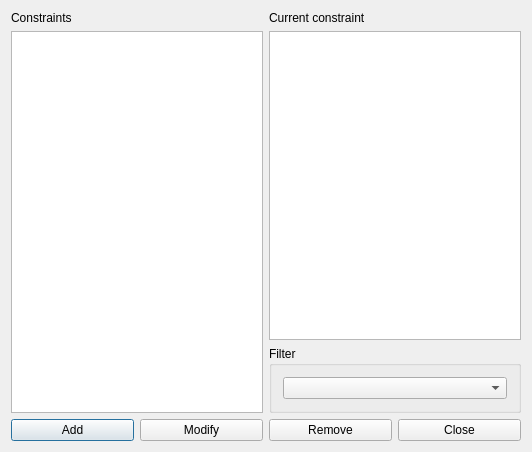
<?xml version="1.0" encoding="UTF-8"?>
<ui version="4.0">
 <class>ConstraintStudentsSetMaxMorningsPerWeekForm_template</class>
 <widget class="QDialog" name="ConstraintStudentsSetMaxMorningsPerWeekForm_template">
  <property name="geometry">
   <rect>
    <x>0</x>
    <y>0</y>
    <width>532</width>
    <height>452</height>
   </rect>
  </property>
  <property name="windowTitle">
   <string extracomment="This is the title of the dialog to see the list of all constraints of this type">Constraints students set max mornings per week</string>
  </property>
  <layout class="QGridLayout" name="gridLayout_2">
   <item row="1" column="1">
    <widget class="QGroupBox" name="filterGroupBox">
     <property name="title">
      <string>Filter</string>
     </property>
     <layout class="QGridLayout" name="gridLayout">
      <item row="0" column="0">
       <widget class="QComboBox" name="studentsComboBox"/>
      </item>
     </layout>
    </widget>
   </item>
   <item row="0" column="0" rowspan="2">
    <layout class="QVBoxLayout" name="verticalLayout">
     <item>
      <widget class="QLabel" name="constraintsTextLabel">
       <property name="frameShape">
        <enum>QFrame::NoFrame</enum>
       </property>
       <property name="frameShadow">
        <enum>QFrame::Plain</enum>
       </property>
       <property name="text">
        <string>Constraints</string>
       </property>
       <property name="wordWrap">
        <bool>false</bool>
       </property>
      </widget>
     </item>
     <item>
      <widget class="QListWidget" name="constraintsListWidget"/>
     </item>
    </layout>
   </item>
   <item row="2" column="0" colspan="2">
    <layout class="QHBoxLayout" name="horizontalLayout">
     <item>
      <widget class="QPushButton" name="addConstraintPushButton">
       <property name="text">
        <string>Add</string>
       </property>
      </widget>
     </item>
     <item>
      <widget class="QPushButton" name="modifyConstraintPushButton">
       <property name="text">
        <string>Modify</string>
       </property>
      </widget>
     </item>
     <item>
      <widget class="QPushButton" name="removeConstraintPushButton">
       <property name="text">
        <string>Remove</string>
       </property>
      </widget>
     </item>
     <item>
      <widget class="QPushButton" name="closePushButton">
       <property name="text">
        <string>Close</string>
       </property>
      </widget>
     </item>
    </layout>
   </item>
   <item row="0" column="1">
    <layout class="QVBoxLayout" name="verticalLayout_2">
     <item>
      <widget class="QLabel" name="currentConstraintTextLabel">
       <property name="text">
        <string>Current constraint</string>
       </property>
       <property name="wordWrap">
        <bool>false</bool>
       </property>
      </widget>
     </item>
     <item>
      <widget class="QPlainTextEdit" name="currentConstraintTextEdit"/>
     </item>
    </layout>
   </item>
  </layout>
 </widget>
 <layoutdefault spacing="6" margin="11"/>
 <resources/>
 <connections/>
</ui>
